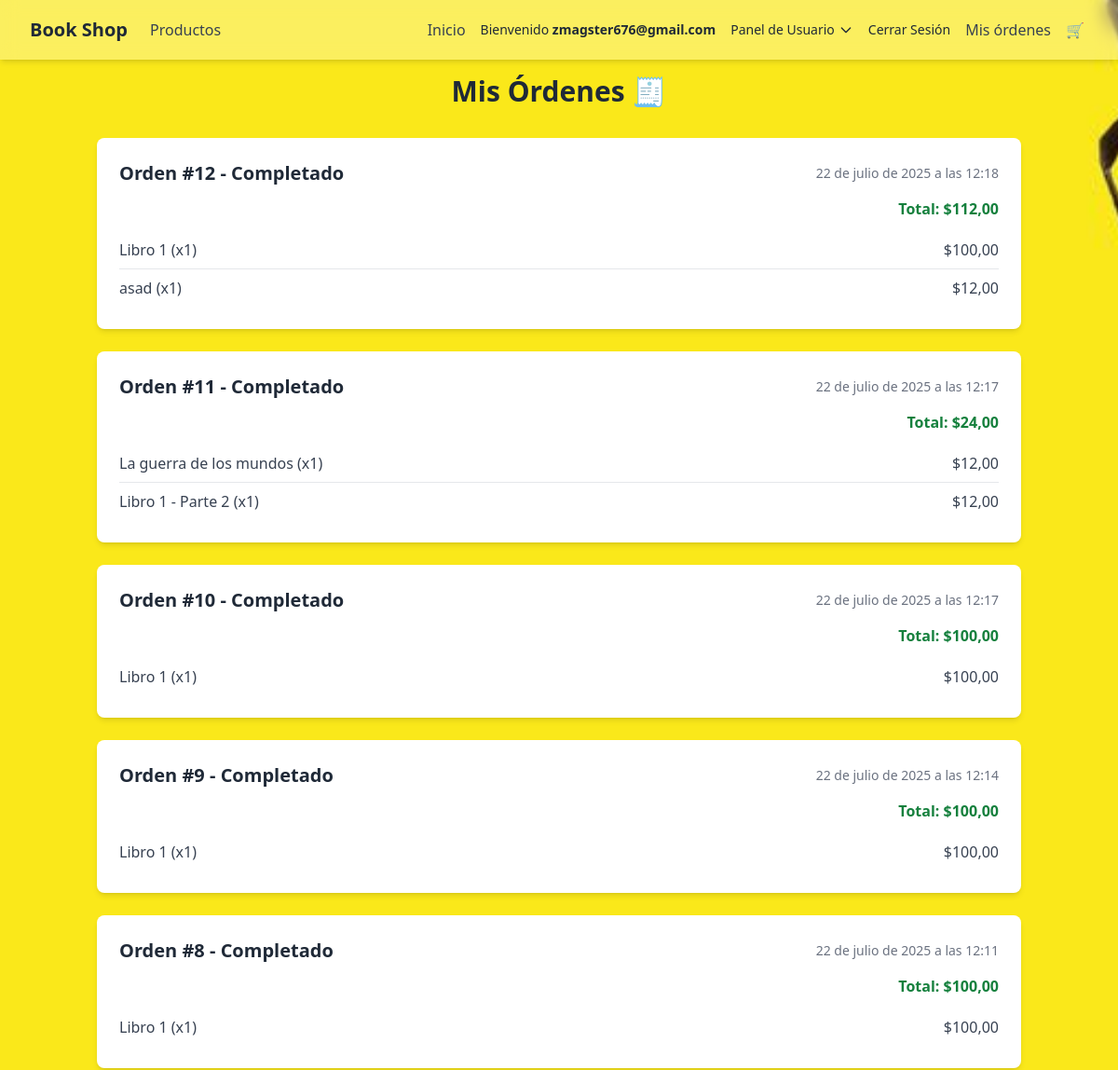
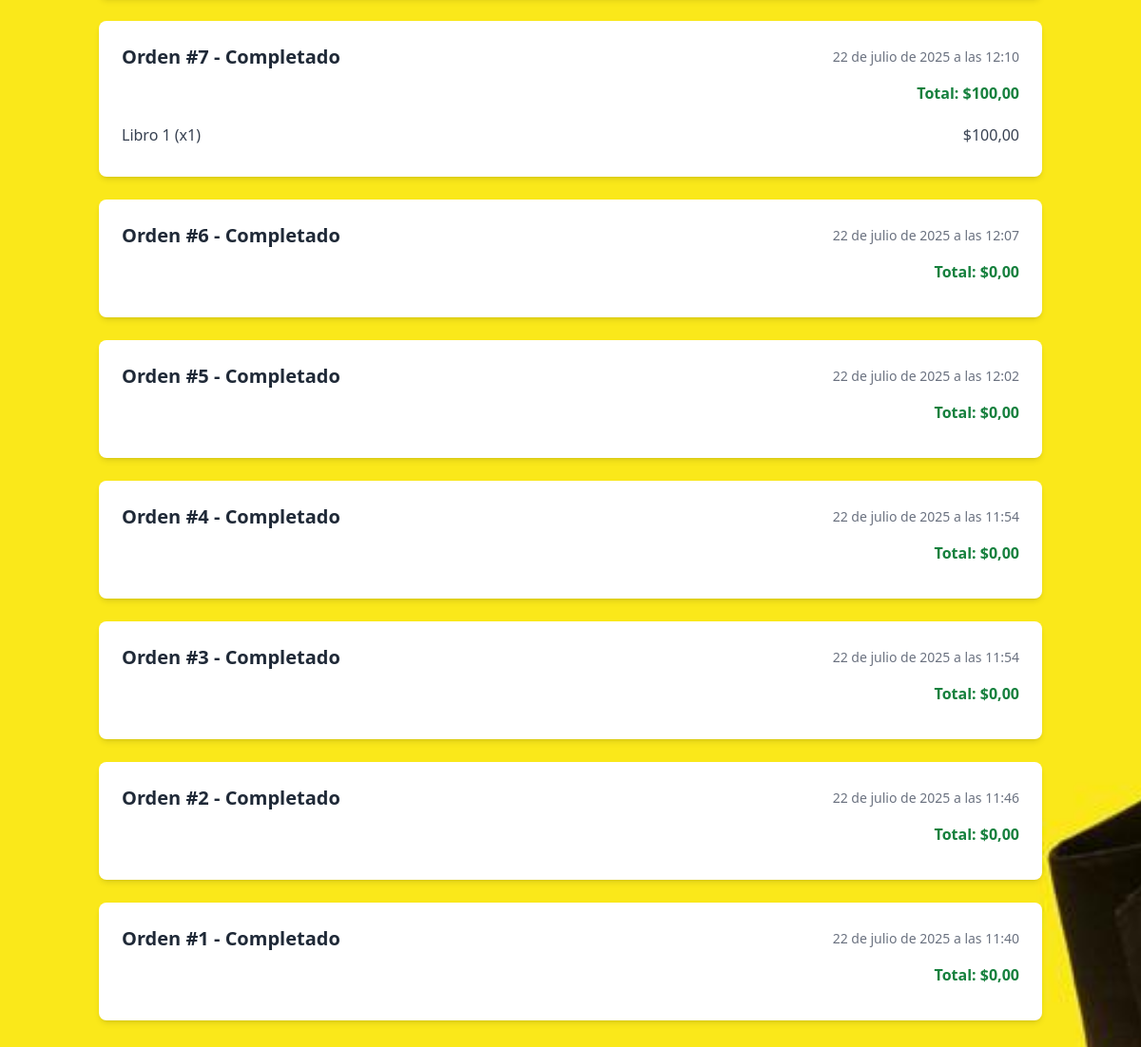
Screenshot of /store/my-orders/ (signed in) with the database file from the repository (2 pictures, top to bottom).
### store/models.py (models this page shows, shortened)
class Order(models.Model):
    user = models.ForeignKey(User, on_delete=models.SET_NULL, null=True, blank=True)  # Usuario que realiza la orden (puede quedar nulo si no está autenticado)
    created_at = models.DateTimeField(auto_now_add=True)  # Fecha de creación de la orden (automáticamente)
    status = models.CharField(max_length=10, choices=ORDER_STATUS, default='pending')  # Estado actual de la orden
    total = models.DecimalField(max_digits=10, decimal_places=2, default=0)  # Monto total de la orden

class OrderItem(models.Model):
    order = models.ForeignKey(Order, related_name='items', on_delete=models.CASCADE)  # Relación con la orden principal
    product = models.ForeignKey(Product, on_delete=models.CASCADE)  # Producto relacionado (desde productos app)
    quantity = models.PositiveIntegerField(default=1)  # Cantidad de ese producto comprado
    price = models.DecimalField(max_digits=10, decimal_places=2)  # Precio del producto en ese momento

### productos/models.py (models this page shows, shortened)
class Product(models.Model):
    PRODUCT_TYPES = [
        ('physical', 'Libro Físico'),
        ('ebook', 'Libro Digital'),
    ]
    name = models.CharField(max_length=200, verbose_name="Nombre")
    description = models.TextField(verbose_name="Descripción")
    price = models.DecimalField(max_digits=10, decimal_places=2, verbose_name="Precio")
    product_type = models.CharField(
        max_length=10,
        choices=PRODUCT_TYPES,
        default='physical',
        verbose_name="Tipo de producto"
    )
    category = models.ForeignKey(Category, on_delete=models.CASCADE, verbose_name="Categoría")
    stock = models.PositiveIntegerField(default=0, verbose_name="Stock")
    image = models.ImageField(upload_to='products/', blank=True, null=True, verbose_name="Imagen")
    image_url = models.URLField(blank=True, null=True)
    author = models.CharField(max_length=100, verbose_name="Autor")
    isbn = models.CharField(max_length=13,unique=True,validators=[RegexValidator(regex='^\d{13}$', message='El ISBN debe tener exactamente 13 dígitos.')],verbose_name="ISBN")
    publication_date = models.DateField(verbose_name="Fecha de publicación")
    created_at = models.DateTimeField(auto_now_add=True, verbose_name="Fecha de creación")
    updated_at = models.DateTimeField(auto_now=True, verbose_name="Fecha de actualización")
    class Meta:
        verbose_name = "Producto"
        verbose_name_plural = "Productos"

### store/views.py (the view)
# urls.py: path('my-orders/', views.my_orders, name='my_orders'),
@login_required  # Solo usuarios logueados pueden ver sus órdenes
def my_orders(request):
    orders = Order.objects.filter(user=request.user).order_by('-created_at')  # Obtiene las órdenes más recientes del usuario
    return render(request, 'store/my_orders.html', {'orders': orders})  # Renderiza el historial en una plantilla

### store/templates/store/my_orders.html (shortened to what this page needs)
{% extends "base.html" %}
{% block body_attributes %}
  class="bg-gray-100 font-sans"
{% endblock %}
{% block content %}
    <div class="max-w-5xl mx-auto px-4 py-20">
        <h1 class="text-3xl font-bold text-center text-gray-800 mb-8">Mis Órdenes 🧾</h1>
        {% if orders %}
            {% for order in orders %}
                <div class="bg-white shadow-md rounded-lg mb-6 p-6">
                    <div class="flex justify-between items-center mb-3">
                        <h3 class="text-xl font-semibold text-gray-800">
                            Orden #{{ order.id }} - {{ order.get_status_display }}
                        </h3>
                        <span class="text-sm text-gray-500">{{ order.created_at }}</span>
                    </div>
                    <p class="text-right font-bold text-green-700 mb-3">Total: ${{ order.total }}</p>
                    <ul class="divide-y divide-gray-200">
                        {% for item in order.items.all %}
                        <li class="py-2 flex justify-between text-gray-700">
                            <span>{{ item.product.name }} (x{{ item.quantity }})</span>
                            <span>${{ item.price }}</span>
                        </li>
                        {% endfor %}
                    </ul>
                </div>
            {% endfor %}
        {% else %}
            <p class="text-center text-gray-600">No tienes órdenes registradas.</p>
        {% endif %}
    </div>
{%endblock%}

### templates/base.html (shortened to what this page needs)
{% load static %}
{% load i18n %}
<!DOCTYPE html>
<html lang="es">
<head>
  <script src="https://cdn.tailwindcss.com"></script>
</head>
<body {% block body_attributes %}class="bg-gray-50 p-10"{% endblock %}>
    <header class="fixed top-0 left-0 w-full z-50 bg-blur text-gray-800 shadow-md">
        <div class="max-w-7xl mx-auto px-4 sm:px-6 lg:px-8">
            <div class="flex justify-between items-center h-16">
            <div class="flex items-center space-x-6">
                <a href="{% url 'home' %}" class="text-xl font-bold hover:text-indigo-300 transition">
                Book Shop
                </a>
                <a href="{% url 'productos' %}" class="text-gray-700 hover:text-blue-600 font-medium">
                Productos
                </a>
            </div>
            <div class="flex items-center space-x-4">
                <a href="/productos/" class="text-gray-700 hover:text-blue-600 font-medium">Inicio</a>
                {% if user.is_authenticated %}
                <span class="hidden sm:inline text-sm">{% trans "Bienvenido" %} <strong>{{ user.username }}</strong></span>
                <div class="relative group">
                    <button class="flex items-center gap-1 text-sm font-medium hover:text-indigo-300 focus:outline-none">
                    Panel de Usuario
                    <svg class="w-4 h-4" fill="none" stroke="currentColor" stroke-width="2" viewBox="0 0 24 24">
                        <path stroke-linecap="round" stroke-linejoin="round" d="M19 9l-7 7-7-7" />
                    </svg>
                    </button>
                </div>
                <a href="{% url 'account_logout' %}" class="text-sm hover:text-red-400 transition">
                    {% trans "Cerrar Sesión" %}
                </a>
                {% endif %}
                <a href="/my-orders/" class="text-gray-700 hover:text-blue-600 font-medium">Mis órdenes</a>
                <a href="/store/cart/" title="Ver carrito" class="relative text-gray-700 hover:text-blue-600 font-medium">
                    🛒
                </a>
            </div>
            </div>
        </div>
</header>
{% block content %} {% endblock %}
</body>

### rows the page displays
Order: id "12", status "Completado", created_at "22 de julio de 2025 a las 12:18", total "112,00"
OrderItem: product.name "Libro 1", quantity "1", price "100,00"
OrderItem: product.name "asad", quantity "1", price "12,00"
Order: id "11", status "Completado", created_at "22 de julio de 2025 a las 12:17", total "24,00"
OrderItem: product.name "La guerra de los mundos", quantity "1", price "12,00"
OrderItem: product.name "Libro 1 - Parte 2", quantity "1", price "12,00"
Order: id "10", status "Completado", created_at "22 de julio de 2025 a las 12:17", total "100,00"
OrderItem: product.name "Libro 1", quantity "1", price "100,00"
Order: id "9", status "Completado", created_at "22 de julio de 2025 a las 12:14", total "100,00"
OrderItem: product.name "Libro 1", quantity "1", price "100,00"
Order: id "8", status "Completado", created_at "22 de julio de 2025 a las 12:11", total "100,00"
OrderItem: product.name "Libro 1", quantity "1", price "100,00"
Order: id "7", status "Completado", created_at "22 de julio de 2025 a las 12:10", total "100,00"
OrderItem: product.name "Libro 1", quantity "1", price "100,00"
Order: id "6", status "Completado", created_at "22 de julio de 2025 a las 12:07", total "0,00"
Order: id "5", status "Completado", created_at "22 de julio de 2025 a las 12:02", total "0,00"
Order: id "4", status "Completado", created_at "22 de julio de 2025 a las 11:54", total "0,00"
Order: id "3", status "Completado", created_at "22 de julio de 2025 a las 11:54", total "0,00"
Order: id "2", status "Completado", created_at "22 de julio de 2025 a las 11:46", total "0,00"
Order: id "1", status "Completado", created_at "22 de julio de 2025 a las 11:40", total "0,00"

### other values shown
{{ user.username }} "zmagster676@gmail.com"
